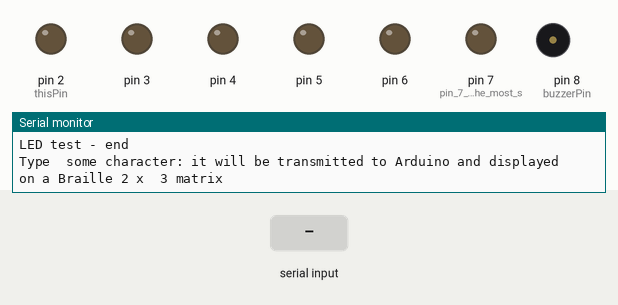
Simulated run of this sketch. Board: Arduino Uno, built with avr-gcc and run on an emulated ATmega328P. On the bench: output pins drawn as LEDs (lit = HIGH), buzzer (waves = sounding, pin HIGH), the last lines printed to the serial monitor. Inputs (shaded band) come from the test bench.

Above: at 4.2 s.
4.3 s: byte 90 received over Serial
At 5.2 s:
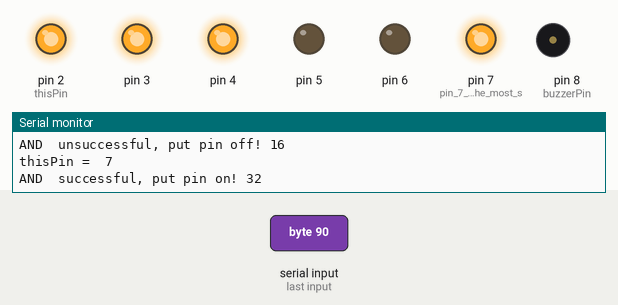
6.1 s: byte 30 received over Serial
At 6.6 s:
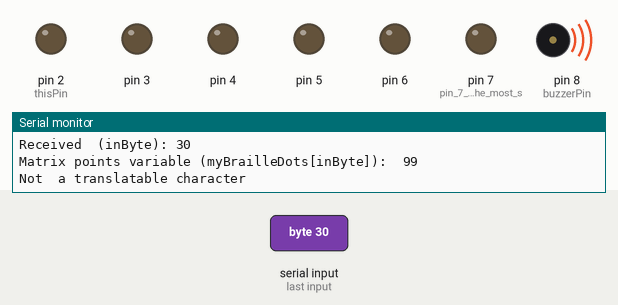
8.6 s: byte 120 received over Serial
At 9.7 s:
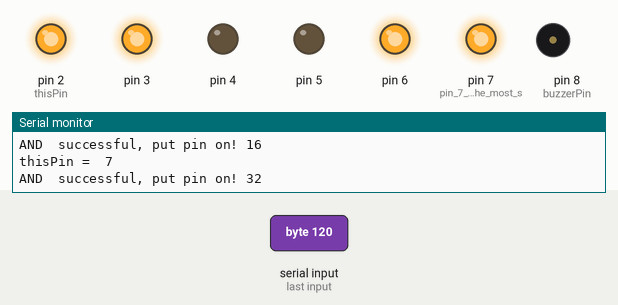
10.4 s: byte 90 received over Serial
At 10.6 s:
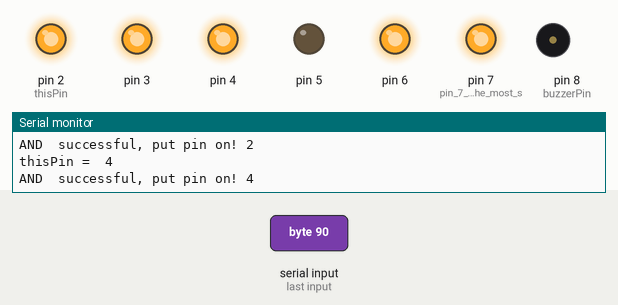
12.1 s: byte 120 received over Serial
At 12.31 s:
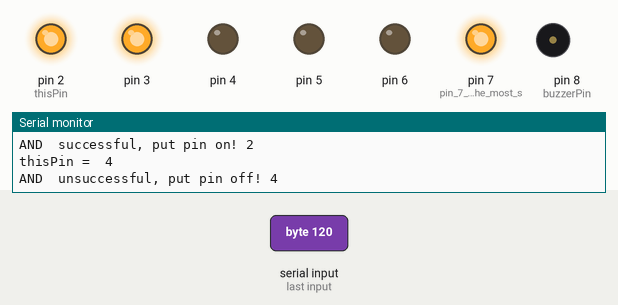
Timing chart, 0 to 14.8 s (numbered marks = the images above; inputs shaded):
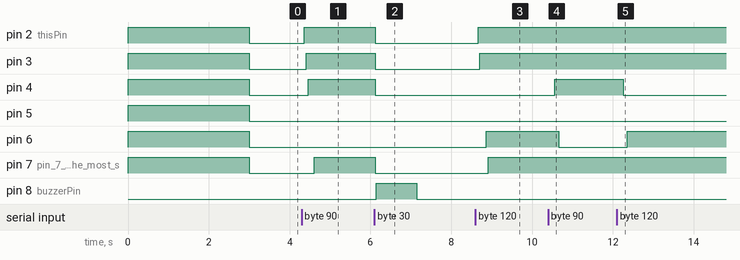

The sketch:

final_code1.ino
```cpp
/*
  Group-3
  LIKHIT REDDY           2021UGEC078
  GIPASHU ARYAN          2021UGEC079
  KHUSHAL KUMAR RAJAK    2021UGEC080
  AYUSH KUMAR LAL        2021UGEC090
  AKSHITA SHRIVASTAVA    2021UGEC114
  PRAGATI DUBEY          2021UGEC008

  Arduino ASCII- Braille Translator


  This project code will use six small solenoids/electromagnets arranged in
  three  rows of two columns to operate a Braille dot matrix.
  Any ASCII character sent  to Arduino via COM port will be "translated"
  in a timed sequence of Braille  symbols by configuring, one character
  at a time, the dot matrix, so that the  "dots" (solenoids) corresponding
  to the current ASCII character are raised  for 500 msec before passing to
  the subsequent character.
  When an un-translatable  character is sent, a short buzz is emitted.

  ==== DOT NUMBERING ====
  Dots are not numbered according to the Braille convention, but are
  conventionally  numbered from left to right, then from top to bottom:
  1  2
  3  4
  5  6
  As an example, showing letter "b" (asterisk represent an high dot):
  *-
  *-
  --
  will require raising dots number 1 and 3


  ====  DOT CONFIGURATION ====
  Dot configuration will be stored as a series of six  binary values. As an
  example, according to the preceding explanation, the configuration  for "b"
  is 101000.
  As long as configurations contain just 6 bits of  information, they can be
  stored in a single char that, translated bitwise (least  significant bit at
  right), corresponds to the needed configuration.
  So,  101000 (configuration for "b"), corresponding to DEC 40 and HEX 28,
  will  be represented by ASCII character "(".
  Summarizing, considering that ascii  code for "b" is 98D (62H) I will say
  that
  myBrailleDots[98] = 40;
  meaning that the binary sextet corresponding to letter "b" is 101000.

  When needed, a bitwise AND with increasing powers of two (from 1 to 32)
  will  reveal which dots shall be raised: this is accomplished by iterating
  through  a 6 bit mask:
*/

// Declared  a char array with one index for every possible ASCII byte / character
byte myBrailleDots[255];
int  firstOutputPin = 2; // pin corresponding to least significant bit
int buzzerPin  = 8; // Buzzer on pin 8
byte matrixPoints = 0; // byte that will store the point  matrix configuration
                       // for a specific ASCII character
byte  inByte;
byte mask = 1; //our bitmask

void setup() {
  /*
  Temporarily  assign 99 to every possible ASCII byte/character
  All the characters in the  input string will decode to "99" by default
  ASCII require 7 bits to represent a character and one bit more required
  to work with computer. i.e 2^8=256
  */
  for (int i = 0; i < 256; i =  i + 1) {
     myBrailleDots[i] = 99;
  }

  // Now, only for the ASCII  characters with a corresponding Braille character.
  // assign the corresponding  Braille Dot configuration
  myBrailleDots[32] = 0;  // blank is 000000
  myBrailleDots[33]  = 14;  // exlamation mark is 001110
  myBrailleDots[34] = 7;  // double quote  is 000111
  myBrailleDots[34] = 2;  // single quote is 000010
  myBrailleDots[40]  = 15;  // left parenthesis is 001111
  myBrailleDots[41] = 15;  // right parenthesis  is 001111
  myBrailleDots[44] = 8;  // comma is 001000
  myBrailleDots[46]  = 13;  // period is 001101
  myBrailleDots[48] = 28; // 0 is 011100
  myBrailleDots[49]  = 32; // 1 is 100000
  myBrailleDots[50] = 40; // 2 is 101000
  myBrailleDots[51]  = 48; // 3 is 110000
  myBrailleDots[52] = 52; // 4 is 110100
  myBrailleDots[53]  = 36; // 5 is 100100
  myBrailleDots[54] = 56; // 6 is 111000
  myBrailleDots[55]  = 60; // 7 is 111100
  myBrailleDots[56] = 44; // 8 is 101100
  myBrailleDots[57]  = 24; // 9 is 011000
  myBrailleDots[58] = 12; // colon is 001100
  myBrailleDots[59]  = 10; // semicolon is 001010
  myBrailleDots[63] = 11; // question mark is 001011
  myBrailleDots[65] = 32; // A is 100000
  myBrailleDots[66] = 40; // B is 101000
  myBrailleDots[67] = 48; // C is 110000
  myBrailleDots[68] = 52; // D is 110100
  myBrailleDots[69] = 36; // E is 100100
  myBrailleDots[70] = 56; // F is 111000
  myBrailleDots[71] = 60; // G is 111100
  myBrailleDots[72] = 44; // H is 101100
  myBrailleDots[73] = 24; // I is 011000
  myBrailleDots[74] = 28; // J is 011100
  myBrailleDots[75] = 34; // K is 100010
  myBrailleDots[76] = 42; // L is 101010
  myBrailleDots[77] = 50; // M is 110010
  myBrailleDots[78] = 54; // N is 110110
  myBrailleDots[79] = 38; // O is 100110
  myBrailleDots[80] = 58; // P is 111010
  myBrailleDots[81] = 62; // Q is 111110
  myBrailleDots[82] = 46; // R is 101110
  myBrailleDots[83] = 26; // S is 011010
  myBrailleDots[84] = 30; // T is 011110
  myBrailleDots[85] = 35; // U is 100011
  myBrailleDots[86] = 43; // V is 101011
  myBrailleDots[87] = 29; // W is 011101
  myBrailleDots[88] = 51; // X is 110011
  myBrailleDots[89] = 55; // Y is 110111
  myBrailleDots[90] = 39; // Z is 100111
  myBrailleDots[97] = 32; // A is 100000
  myBrailleDots[98] = 40; // B is 101000
  myBrailleDots[99] = 48; // C is 110000
  myBrailleDots[100] = 52; // D is 110100
  myBrailleDots[101] = 36; // E is 100100
  myBrailleDots[102] = 56; // F is  111000
  myBrailleDots[103] = 60; // G is 111100
  myBrailleDots[104] = 44;  // H is 101100
  myBrailleDots[105] = 24; // I is 011000
  myBrailleDots[106]  = 28; // J is 011100
  myBrailleDots[107] = 34; // K is 100010
  myBrailleDots[108]  = 42; // L is 101010
  myBrailleDots[109] = 50; // M is 110010
  myBrailleDots[110]  = 54; // N is 110110
  myBrailleDots[111] = 38; // O is 100110
  myBrailleDots[112]  = 58; // P is 111010
  myBrailleDots[113] = 62; // Q is 111110
  myBrailleDots[114]  = 46;// R is 101110
  myBrailleDots[115] = 26; // S is 011010
  myBrailleDots[116]  = 30; // T is 011110
  myBrailleDots[117] = 35; // U is 100011
  myBrailleDots[118]  = 43; // V is 101011
  myBrailleDots[119] = 29; // W is 011101
  myBrailleDots[120]  = 51; // X is 110011
  myBrailleDots[121] = 55; // Y is 110111
  myBrailleDots[122]  = 39; // Z is 100111

  pinMode(buzzerPin, OUTPUT); //if un-translatable character come pin 8 will buzz
  pinMode(2, OUTPUT);         //pin 2 indicate the least significant bit
  pinMode(3, OUTPUT);
  pinMode(4, OUTPUT);
  pinMode(5, OUTPUT);
  pinMode(6,  OUTPUT);
  pinMode(7, OUTPUT);         //pin 7 indicate the most significant bit

  //This tells the Arduino to get ready to exchange messages with
  //the Serial Monitor at a data rate of 9600 bits per second.
  Serial.begin(9600);

  Serial.println("ASCII  - Braille Arduino Converter"); //Print on serial monitor
  Serial.println("LED test - begin");                   //when arduino start displaying the character it will print
  digitalWrite(2,HIGH);
  digitalWrite(3,HIGH);
  digitalWrite(4,HIGH);
  digitalWrite(5,HIGH);
  digitalWrite(6,HIGH);
  digitalWrite(7,HIGH);
  delay(3000);
  digitalWrite(2,LOW);
  digitalWrite(3,LOW);
  digitalWrite(4,LOW);
  digitalWrite(5,LOW);
  digitalWrite(6,LOW);
  digitalWrite(7,LOW);
  Serial.println("LED test - end");
  Serial.println("Type  some character: it will be transmitted to Arduino and displayed on a Braille 2 x  3 matrix");
}


void loop() {
   // Braille print data only when  you receive data:
   if (Serial.available() > 0) {
      // read the incoming  byte:
      inByte = Serial.read();
      // say what you got:
      Serial.print("Received  (inByte): ");
      Serial.println(inByte);
      // Translate inByte in  matrix points
      Serial.print("Matrix points variable (myBrailleDots[inByte]):  ");
      Serial.println(myBrailleDots[inByte]);

      // Braille print  only admissible characters
      // the unadmissible ones decode to 99
      if  (myBrailleDots[inByte] == 99)   // if unadmissible
      {
          digitalWrite(2,LOW);
          digitalWrite(3,LOW);
          digitalWrite(4,LOW);
          digitalWrite(5,LOW);
          digitalWrite(6,LOW);
          digitalWrite(7,LOW);
          Serial.println("Not  a translatable character ");
          digitalWrite(buzzerPin,HIGH); // buzz
          delay(1000);
          digitalWrite(buzzerPin,LOW); // stop buzzing
      }
      else{
              int thisPin = 2;
              for (mask  = 000001; mask<64; mask <<= 1) {
                  Serial.print("thisPin =  ");
                  Serial.println(thisPin);
                  if (myBrailleDots[inByte]  & mask){ // if bitwise AND resolves to true
                     Serial.print("AND  successful, put pin on! ");
                     Serial.println(mask);
                     digitalWrite(thisPin,HIGH);
                  }
                  else{ //if bitwise and resolves to false
                     Serial.print("AND  unsuccessful, put pin off! ");
                     Serial.println(mask);
                     digitalWrite(thisPin,LOW);
                  }
              thisPin  = thisPin + 1;
              }
      }
      delay(1000); // allow  1 sec before passing to next character
   }
}
```

Measured:
- after the input at 4.3 s, pin 2 (thisPin): LOW → HIGH after 0.06 s; pin 3: LOW → HIGH after 0.11 s; pin 4: LOW → HIGH after 0.16 s; pin 7 (pin_7_indicate_the_most_s): LOW → HIGH after 0.31 s
- after the input at 6.1 s, pin 2 (thisPin), pin 3, pin 4, pin 7 (pin_7_indicate_the_most_s): HIGH → LOW at once; pin 8 (buzzerPin): LOW → HIGH after 0.05 s, → LOW 1.0 s later
- after the input at 8.6 s, pin 2 (thisPin): LOW → HIGH after 0.06 s; pin 3: LOW → HIGH after 0.11 s; pin 6: LOW → HIGH after 0.26 s; pin 7 (pin_7_indicate_the_most_s): LOW → HIGH after 0.31 s
- after the input at 10.4 s, pin 4: LOW → HIGH after 0.16 s; pin 6: HIGH → LOW after 0.26 s
- after the input at 12.1 s, pin 4: HIGH → LOW after 0.16 s; pin 6: LOW → HIGH after 0.26 s
